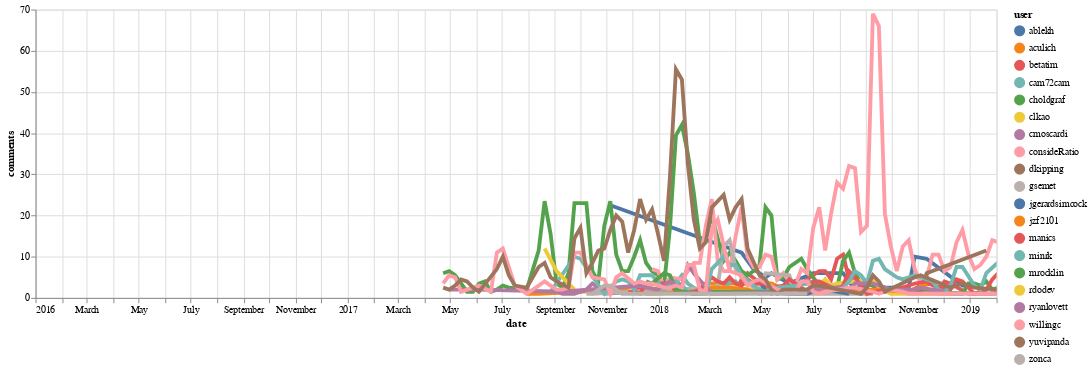

The notebook cell saved with this chart:
### Code cell
selectable_line_plot(user_data.reset_index(), 'date', 'comments', 'user')

### Figure 1 — Vega-Lite specification as saved in the notebook (floating-point values rounded to 4 significant figures; data arrays with more than 128 entries replaced by an {"elided": "..."} marker saying what was removed)
{"$schema": "https://vega.github.io/schema/vega-lite/v2.6.0.json", "config": {"view": {"height": 300, "width": 400}}, "datasets": {"data-8b01bd2da69c34b695637fbfc7e79767": {"elided": "562 records"}}, "layer": [{"data": {"name": "data-8b01bd2da69c34b695637fbfc7e79767"}, "encoding": {"color": {"field": "user", "type": "nominal"}, "opacity": {"value": 0}, "tooltip": {"field": "user", "type": "nominal"}, "x": {"field": "date", "scale": {"domain": ["2016-01-01", "2019-02-01"]}, "type": "temporal"}, "y": {"field": "comments", "type": "quantitative"}}, "mark": {"clip": true, "type": "circle"}, "selection": {"selector001": {"fields": ["user"], "nearest": true, "on": "mouseover", "type": "single"}}, "width": 1000}, {"data": {"name": "data-8b01bd2da69c34b695637fbfc7e79767"}, "encoding": {"color": {"condition": {"field": "user", "selection": "selector001", "type": "nominal"}, "value": "lightgray"}, "size": {"condition": {"selection": {"not": "selector001"}, "value": 1}, "value": 4}, "tooltip": {"field": "user", "type": "nominal"}, "x": {"field": "date", "scale": {"domain": ["2016-01-01", "2019-02-01"]}, "type": "temporal"}, "y": {"field": "comments", "type": "quantitative"}}, "mark": {"clip": true, "type": "line"}, "width": 1000}]}
